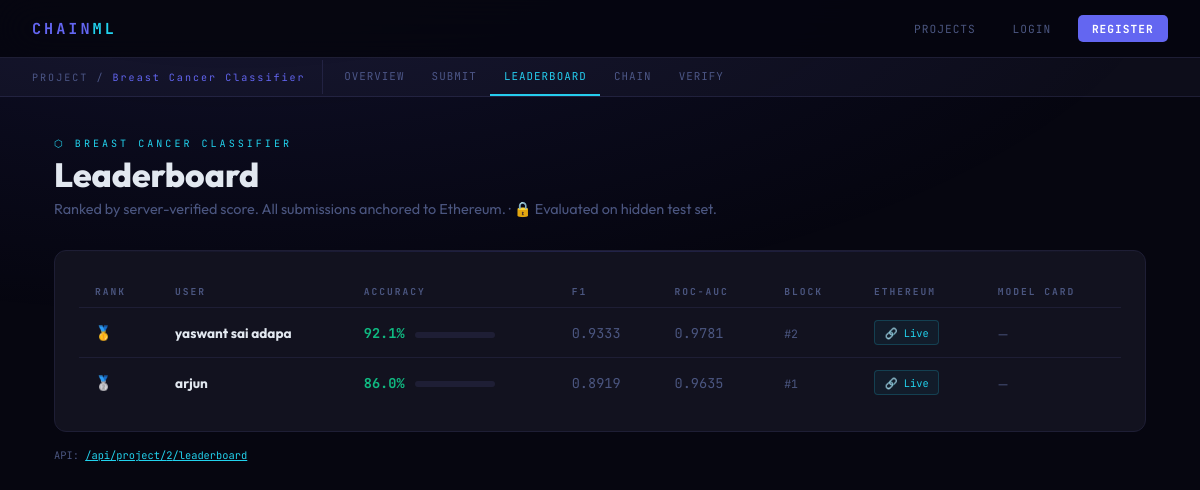
The app's page /project/2/leaderboard with its own data.
### tables this page shows
CREATE TABLE projects (
        id INTEGER PRIMARY KEY AUTOINCREMENT,
        owner_id INTEGER NOT NULL,
        name TEXT NOT NULL UNIQUE,
        description TEXT DEFAULT '',
        dataset_path TEXT NOT NULL,
        dataset_name TEXT NOT NULL,
        created_at REAL NOT NULL, dataset_hash TEXT NOT NULL DEFAULT '', test_path TEXT DEFAULT NULL, test_name TEXT DEFAULT NULL, task_type TEXT NOT NULL DEFAULT 'classification',
        FOREIGN KEY(owner_id) REFERENCES users(id));

CREATE TABLE submissions (
        id INTEGER PRIMARY KEY AUTOINCREMENT,
        project_id INTEGER NOT NULL,
        user_id INTEGER NOT NULL,
        model_filename TEXT NOT NULL,
        model_path TEXT NOT NULL,
        model_hash TEXT NOT NULL,
        verified_accuracy REAL NOT NULL,
        combined_hash TEXT NOT NULL,
        eth_tx_hash TEXT NOT NULL,
        eth_tx_url TEXT NOT NULL,
        eth_mode TEXT NOT NULL DEFAULT 'mock',
        block_index INTEGER NOT NULL,
        previous_hash TEXT NOT NULL,
        submitted_at REAL NOT NULL, f1_score REAL DEFAULT NULL, roc_auc REAL DEFAULT NULL, rmse REAL DEFAULT NULL, r2_score REAL DEFAULT NULL, model_card TEXT DEFAULT '',
        FOREIGN KEY(project_id) REFERENCES projects(id),
        FOREIGN KEY(user_id) REFERENCES users(id));

CREATE TABLE users (
        id INTEGER PRIMARY KEY AUTOINCREMENT,
        username TEXT NOT NULL UNIQUE,
        email TEXT NOT NULL UNIQUE,
        password_hash TEXT NOT NULL,
        created_at REAL NOT NULL);

### app.py (the view)
@app.route("/project/<int:pid>/leaderboard")
def leaderboard(pid):
    project = get_project(pid)
    if not project: return render_template("404.html"), 404
    return render_template("leaderboard.html", project=project,
        submissions=get_project_submissions(pid))

### app.py (called while the page is built)
@app.before_request
def load_user():
    uid = session.get("user_id")
    g.user = get_user_by_id(uid) if uid else None

@app.context_processor
def inject_user():
    return {"current_user": g.user}

### database.py (called while the page is built)
def get_conn():
    conn = sqlite3.connect(DB_PATH)
    conn.row_factory = sqlite3.Row
    conn.execute("PRAGMA foreign_keys = ON")
    return conn

def get_project(pid):
    conn = get_conn()
    row = conn.execute("""SELECT p.*, u.username AS owner_name
        FROM projects p JOIN users u ON p.owner_id=u.id WHERE p.id=?""", (pid,)).fetchone()
    conn.close(); return dict(row) if row else None

def get_project_submissions(pid):
    conn = get_conn()
    rows = conn.execute("""SELECT s.*, u.username FROM submissions s
        JOIN users u ON s.user_id=u.id WHERE s.project_id=?
        ORDER BY s.verified_accuracy DESC, s.submitted_at ASC""", (pid,)).fetchall()
    conn.close(); return [dict(r) for r in rows]

### templates/leaderboard.html (shortened to what this page needs)
{% extends "base.html" %}
{% block subnav %}
<div class="subnav">
  <div class="subnav-label">PROJECT / <span>{{ project.name }}</span></div>
  <a href="/project/{{ project.id }}">Overview</a>
  <a href="/project/{{ project.id }}/submit">Submit</a>
  <a href="/project/{{ project.id }}/leaderboard" class="active">Leaderboard</a>
  <a href="/project/{{ project.id }}/chain">Chain</a>
  <a href="/project/{{ project.id }}/verify">Verify</a>
</div>
{% endblock %}
{% block content %}
<div class="ph"><div class="ph-eye">⬡ {{ project.name }}</div><h1>Leaderboard</h1>
<p>Ranked by server-verified score. All submissions anchored to Ethereum.
{% if project.test_path %} · 🔒 Evaluated on hidden test set.{% endif %}</p></div>
{% if submissions %}
<div class="card">
  <table class="tbl">
    <thead><tr>
      <th>Rank</th><th>User</th>
      {% if project.task_type=='regression' %}<th>R²</th><th>RMSE</th>
      {% else %}<th>Accuracy</th><th>F1</th><th>ROC-AUC</th>{% endif %}
      <th>Block</th><th>Ethereum</th><th>Model Card</th>
    </tr></thead>
    <tbody>
    {% for s in submissions %}
    <tr>
      <td>{% if loop.index==1 %}🥇{% elif loop.index==2 %}🥈{% elif loop.index==3 %}🥉{% else %}<span style="font-family:var(--mono);color:var(--muted);font-size:.78rem">#{{ loop.index }}</span>{% endif %}</td>
      <td><strong>{{ s.username }}</strong></td>
      {% if project.task_type=='regression' %}
      <td><span style="font-family:var(--mono);font-weight:700;color:var(--green);">{{ s.r2_score if s.r2_score is not none else '—' }}</span></td>
      <td><span style="font-family:var(--mono);color:var(--muted);">{{ s.rmse if s.rmse is not none else '—' }}</span></td>
      {% else %}
      <td><span style="font-family:var(--mono);font-weight:700;color:var(--green);">{{ "%.1f"|format(s.verified_accuracy*100) }}%</span>
        <span class="acc-bar-wrap"><span class="acc-bar" style="width:{{ s.verified_accuracy*100 }}%"></span></span></td>
      <td><span style="font-family:var(--mono);color:var(--muted);">{{ s.f1_score if s.f1_score is not none else '—' }}</span></td>
      <td><span style="font-family:var(--mono);color:var(--muted);">{{ s.roc_auc if s.roc_auc is not none else '—' }}</span></td>
      {% endif %}
      <td><span style="font-family:var(--mono);font-size:.72rem;color:var(--muted)">#{{ s.block_index }}</span></td>
      <td><a href="{{ s.eth_tx_url }}" target="_blank" class="eth-link">{% if s.eth_mode=='real' %}🔗 Live{% else %}🔗 Mock{% endif %}</a></td>
      <td><span style="font-size:.78rem;color:var(--muted);">{% if s.model_card %}{{ s.model_card[:40] }}{% if s.model_card|length > 40 %}…{% endif %}{% else %}—{% endif %}</span></td>
    </tr>
    {% endfor %}
    </tbody>
  </table>
</div>
<div style="margin-top:1rem;font-family:var(--mono);font-size:.65rem;color:var(--muted);">
  API: <a href="/api/project/{{ project.id }}/leaderboard" target="_blank" style="color:var(--accent2);">/api/project/{{ project.id }}/leaderboard</a>
</div>
{% else %}
<div style="text-align:center;padding:3rem;color:var(--muted);">
  <div style="font-size:2.5rem;margin-bottom:.8rem">🏆</div>
  <p>No submissions yet. <a href="/project/{{ project.id }}/submit" style="color:var(--accent2);">Be the first!</a></p>
</div>
{% endif %}
{% endblock %}

### templates/base.html (style rules this page uses)
:root { --bg:#060610;--surface:#0d0d1a;--card:#12121f;--border:#1e1e35; --accent:#6366f1;--accent2:#22d3ee;--green:#10b981;--red:#f43f5e;--gold:#f59e0b; --text:#e2e8f0;--muted:#4b5680;--mono:'JetBrains Mono',monospace;--sans:'Outfit',sans-serif; }
* { margin:0;padding:0;box-sizing:border-box; }
body { background:var(--bg);color:var(--text);font-family:var(--sans);min-height:100vh; }
body::before { content:'';position:fixed;inset:0; background:radial-gradient(ellipse 80% 50% at 20% -10%,rgba(99,102,241,.12),transparent), radial-gradient(ellipse 60% 40% at 80% 110%,rgba(34,211,238,.08),transparent); pointer-events:none;z-index:0; }
.subnav { background:var(--surface);border-bottom:1px solid var(--border); display:flex;align-items:center;padding:0 2rem;overflow-x:auto; }
.subnav-label { font-family:var(--mono);font-size:.63rem;color:var(--muted);letter-spacing:2px; padding:.65rem 1rem .65rem 0;border-right:1px solid var(--border);margin-right:.5rem;white-space:nowrap; }
.subnav-label span { color:var(--accent); }
.subnav a { font-family:var(--mono);font-size:.68rem;color:var(--muted);text-decoration:none; padding:.7rem .85rem;border-bottom:2px solid transparent;letter-spacing:1px;text-transform:uppercase; transition:all .15s;white-space:nowrap; }
.subnav a.active { color:var(--accent2);border-bottom-color:var(--accent2); }
.ph { margin-bottom:2rem; }
.ph-eye { font-family:var(--mono);font-size:.63rem;letter-spacing:3px;text-transform:uppercase;color:var(--accent2);margin-bottom:.4rem; }
.ph h1 { font-size:2.1rem;font-weight:800;line-height:1.1; }
.ph p { color:var(--muted);font-size:.9rem;margin-top:.4rem; }
.card { background:var(--card);border:1px solid var(--border);border-radius:12px;padding:1.5rem;position:relative;overflow:hidden; }
.card::after { content:'';position:absolute;top:0;left:0;right:0;height:1px;background:linear-gradient(90deg,transparent,var(--accent),transparent);opacity:.2; }
.eth-link { display:inline-flex;align-items:center;gap:.4rem;font-family:var(--mono);font-size:.65rem; color:var(--accent2);text-decoration:none;border:1px solid rgba(34,211,238,.2); background:rgba(34,211,238,.05);padding:.28rem .6rem;border-radius:4px;transition:all .2s; }
.tbl { width:100%;border-collapse:collapse; }
.tbl th { font-family:var(--mono);font-size:.6rem;letter-spacing:2px;text-transform:uppercase; color:var(--muted);padding:.6rem 1rem;border-bottom:1px solid var(--border);text-align:left; }
.tbl td { padding:.75rem 1rem;border-bottom:1px solid var(--border);font-size:.85rem;vertical-align:middle; }
.tbl tr:last-child td { border-bottom:none; }

### templates/leaderboard.html (style rules this page uses)
.acc-bar-wrap { width:80px;background:var(--border);border-radius:4px;height:6px;display:inline-block;vertical-align:middle;margin-left:.5rem; }

### records on screen
projects: name "Breast Cancer Classifier", name "BREAST CANCER CLASSIFIER", id "2"
submissions: username "yaswant sai adapa", s.verified_accuracy*100 "92.1", f1_score "0.9333", roc_auc "0.9781", block_index "2", eth_mode "🔗 Live"
submissions: username "arjun", s.verified_accuracy*100 "86.0", f1_score "0.8919", roc_auc "0.9635", block_index "1", eth_mode "🔗 Live"
